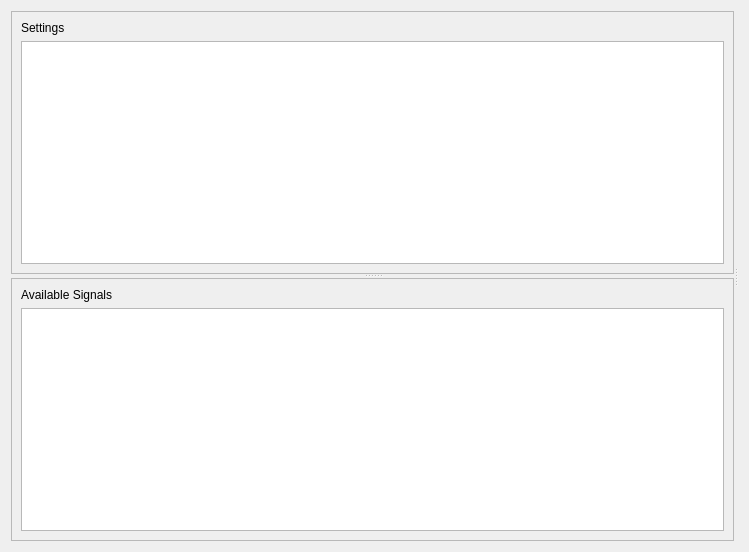
<?xml version="1.0" encoding="UTF-8"?>
<ui version="4.0">
 <class>PlottingManager</class>
 <widget class="QWidget" name="PlottingManager">
  <property name="geometry">
   <rect>
    <x>0</x>
    <y>0</y>
    <width>749</width>
    <height>552</height>
   </rect>
  </property>
  <property name="windowTitle">
   <string>Plotting Manager</string>
  </property>
  <layout class="QVBoxLayout" name="verticalLayout">
   <item>
    <widget class="QSplitter" name="splitter">
     <property name="orientation">
      <enum>Qt::Horizontal</enum>
     </property>
     <widget class="QSplitter" name="splitterLeft">
      <property name="orientation">
       <enum>Qt::Vertical</enum>
      </property>
      <widget class="QScrollArea" name="scrollTop">
       <property name="widgetResizable">
        <bool>true</bool>
       </property>
       <widget class="QWidget" name="scrollTopContents">
        <property name="geometry">
         <rect>
          <x>0</x>
          <y>0</y>
          <width>720</width>
          <height>263</height>
         </rect>
        </property>
        <layout class="QVBoxLayout" name="leftTopLayout">
         <item>
          <widget class="QLabel" name="lblSettings">
           <property name="text">
            <string>Settings</string>
           </property>
          </widget>
         </item>
         <item>
          <widget class="QTreeWidget" name="treeSettings">
           <property name="headerHidden">
            <bool>true</bool>
           </property>
           <column>
            <property name="text">
             <string notr="true">1</string>
            </property>
           </column>
          </widget>
         </item>
        </layout>
       </widget>
      </widget>
      <widget class="QScrollArea" name="scrollBottom">
       <property name="widgetResizable">
        <bool>true</bool>
       </property>
       <widget class="QWidget" name="scrollBottomContents">
        <property name="geometry">
         <rect>
          <x>0</x>
          <y>0</y>
          <width>720</width>
          <height>263</height>
         </rect>
        </property>
        <layout class="QVBoxLayout" name="leftBottomLayout">
         <item>
          <widget class="QLabel" name="lblSignals">
           <property name="text">
            <string>Available Signals</string>
           </property>
          </widget>
         </item>
         <item>
          <widget class="QListWidget" name="listSignals">
           <property name="selectionMode">
            <enum>QAbstractItemView::ExtendedSelection</enum>
           </property>
          </widget>
         </item>
        </layout>
       </widget>
      </widget>
     </widget>
     <widget class="QWidget" name="rightPane">
      <layout class="QVBoxLayout" name="rightLayout">
       <item>
        <widget class="PlotCanvas" name="plotCanvas" native="true"/>
       </item>
      </layout>
     </widget>
    </widget>
   </item>
  </layout>
 </widget>
 <customwidgets>
  <customwidget>
   <class>PlotCanvas</class>
   <extends>QWidget</extends>
   <header>plot_canvas.h</header>
  </customwidget>
 </customwidgets>
 <resources/>
 <connections/>
</ui>
